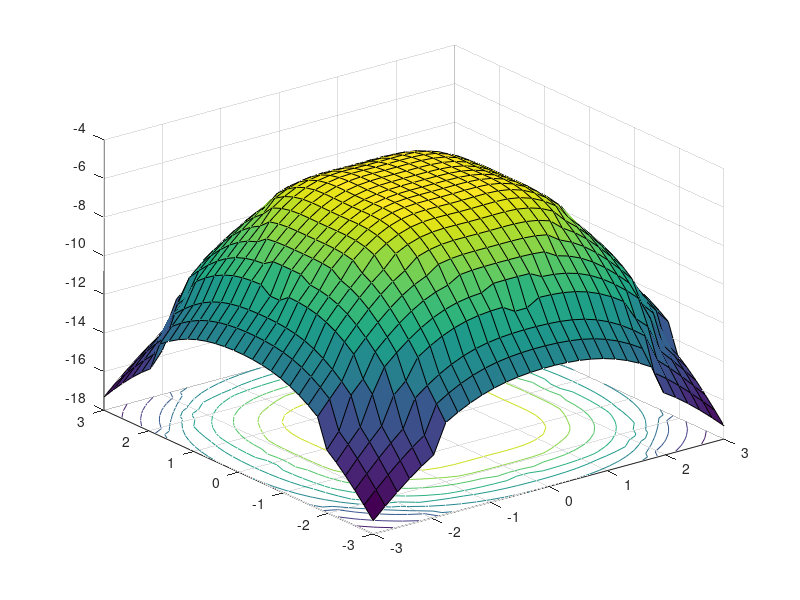
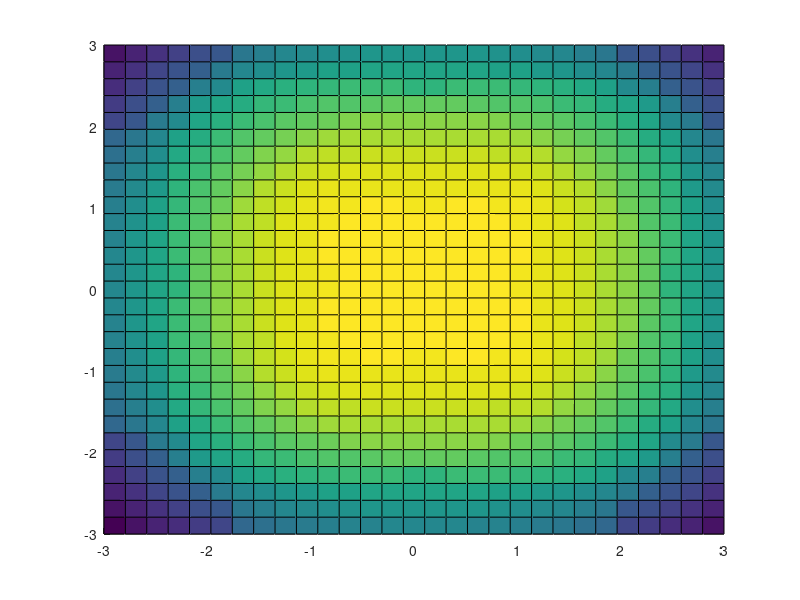

Write the MATLAB code that produced these figures, in order.
%%
theta = 60 ;
% semi-angle at half power

ml=-log10 ( 2 ) / log10 ( cosd ( theta ) ) ;
%Lambertian order of emission

P_LED =35;
%transmitted optical power by individual LED

nLED =20;
% number of LED array nLED*nLED

P_total=nLED*nLED*P_LED ;
%Total transmitted power

Adet=0.25e-4;
%detector physical area of a PD

Ts =2;
%gain of an optical filter ; ignore if no filter is used

index = 1.5 ;
%refractive index of lens of a PD; 

FOV =60;
%FOV of areceiver

G_Con =( index^2 ) / ( sind ( FOV ).^2 ) ;
%gain of an optical concentrator ;
%%
lx =6; ly =6; lz =3;
% room dimension in meter

h = 2 ;
%the distance between source and receiver plane

[ XT , YT ]= meshgrid ([-lx/6 lx/6 ] , [ -ly /6 ly /6 ] ) ;
% position of LED; it is assumed all LEDs are located at same point 
% for one LED simulation located at the central of the room ,
%use XT=0 and YT=0
%%%%%%%%%%%%%%%%%%%%%%%%%%%%%%%%%%%%%%%%%%%%%%%%%%%
Nx=lx*5 ; Ny=ly*5 ;
% number of grid in the receiver plane
x= linspace (-lx/2 , lx/2 , Nx ) ;
y= linspace (-ly/2 , ly/2 , Ny ) ;
[ XR , YR ]= meshgrid ( x , y ) ;
D1= sqrt ((XR-XT(1,1)).^2 + (YR-YT(1,1)).^2 + h^2);
% distance vector from source 1
cosphi_A1=h./D1 ;
% angle vector
receiver_angle=acosd ( cosphi_A1 ) ;
% alternative methods to calculate angle , more accurate if the angle are neagtive
% nr =[0 0 1] ;
% RT=[1.25 1.25 ] ; % transmitter location
% for r =1: length ( x )
% for c =1: length ( y )
% angleA12= atan ( sqrt (( x(r)?1.25).^2 + (y(c) ? 1.25).^2)./h ) ;
% costheta(r,c) =cos( angleA12 ) ;
% end
% end
%
%%
% D2= fliplr(D1 ) ;
% due to symmetry
% D3= flipud(D1 ) ;
% D4= fliplr(D3 ) ;

H_A1=(ml+1)*Adet.*cosphi_A1.^(ml+1)./(2*pi.*D1.^2 ) ;
%channel DC gain of source 1

P_rec_A1=P_total.*H_A1.* Ts.*G_Con ;
% received power from source 1 ;

P_rec_A1( abs(receiver_angle)>FOV)=0;
% if the angle of arrival is greater than FOV, no current is generated at
% the photodide
P_rec_A2= fliplr ( P_rec_A1 ) ;
% received power from source 2 , due to symmetry no need separate
% calulations
P_rec_A3= flipud ( P_rec_A1 ) ;
P_rec_A4= fliplr( P_rec_A3 ) ;
P_rec_total=P_rec_A1+P_rec_A2+P_rec_A3+P_rec_A4;
P_rec_dBm=10* log10 (P_rec_total);
P_rec_max=max(P_rec_dBm);
P_rec_max=max(P_rec_max);
P_rec_min=min(P_rec_dBm);
P_rec_min=max(P_rec_min);
delta_P_rec= P_rec_max-P_rec_min;
figure;
surfc ( x , y , P_rec_dBm) ;
figure;
surfc ( x , y , P_rec_dBm) ;
az=0;
el=90;
view(az,el);
% contour(x,y,_rec_dBm); hold on
% mesh ( x , y , P rec dBm) ;